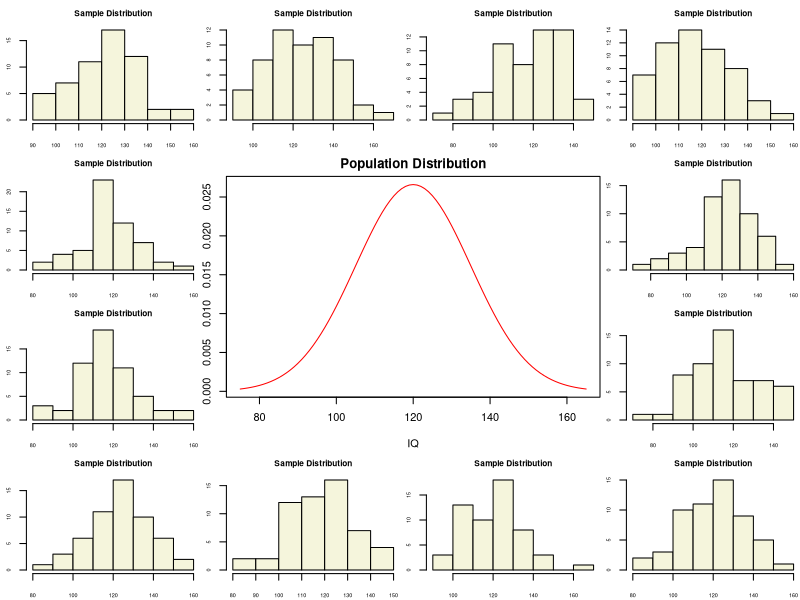
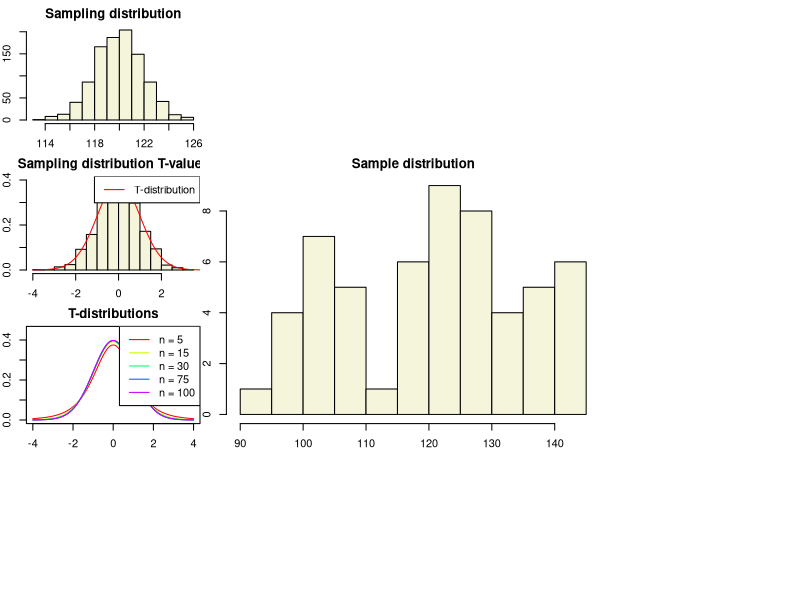
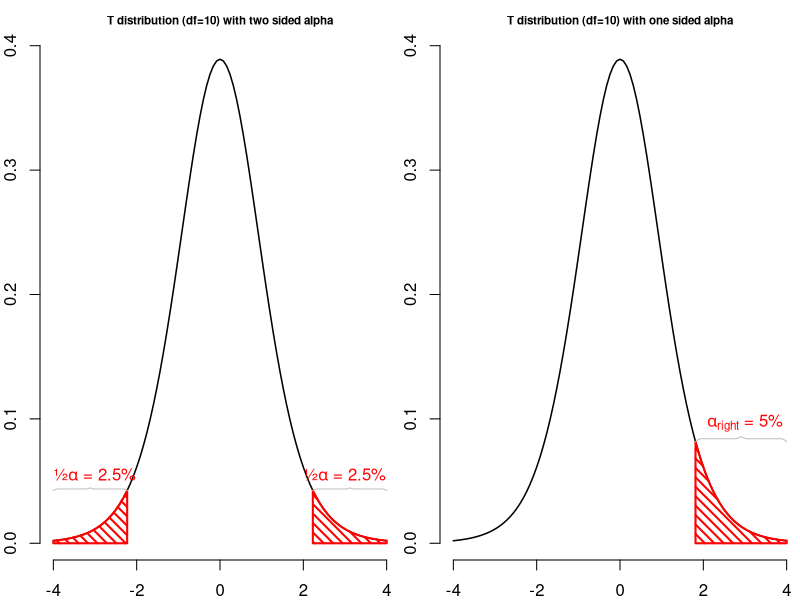
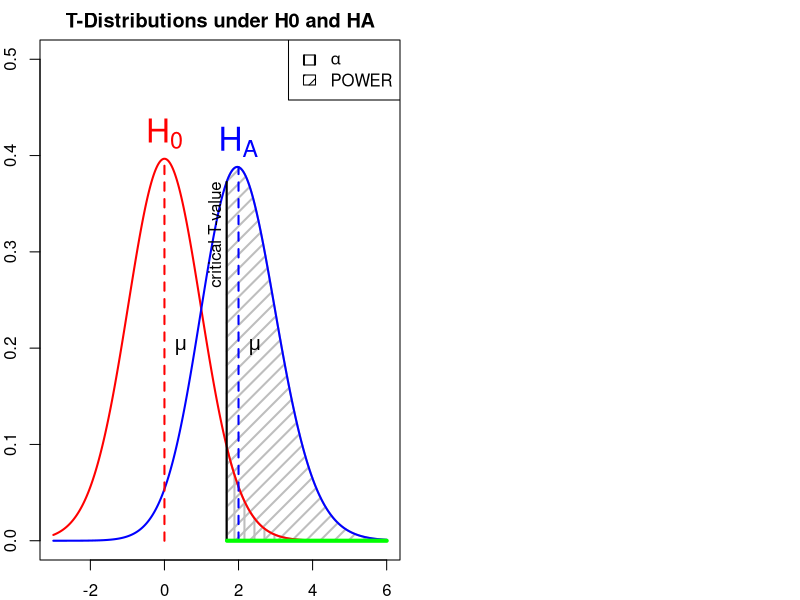

These figures' R source, in order:
## ---- chunk 1
#| output-location: slide
#| code-line-numbers: "3|6-7|14"

layout(matrix(c(2:6,1,1,7:8,1,1,9:13), 4, 4))

n  = 56    # Sample size
df = n - 1 # Degrees of freedom

mu    = 120
sigma = 15

IQ = seq(mu-45, mu+45, 1)

par(mar=c(4,2,2,0))  
plot(IQ, dnorm(IQ, mean = mu, sd = sigma), type='l', col="red", main = "Population Distribution")

n.samples = 12

for(i in 1:n.samples) {
  
  par(mar=c(2,2,2,0))  
  hist(rnorm(n, mu, sigma), main="Sample Distribution", cex.axis=.5, col="beige", cex.main = .75)
  
}
## ---- chunk 2
x = rnorm(n, mu, sigma); x
## ---- chunk 3
#| output-location: slide
hist(x, main = "Sample distribution", col = "beige", breaks = 15)
text(80, 10, round(mean(x),2))
## ---- chunk 4
#| code-line-numbers: "1|6|7|9"

n.samples     = 1000
mean.x.values = vector()
sd.x.values   = vector()
se.x.values   = vector()

for(i in 1:n.samples) {
  x = rnorm(n, mu, sigma)
  mean.x.values[i] = mean(x)
  se.x.values[i]   = (sd(x) / sqrt(n))
  sd.x.values[i]   = sd(x)
}
## ---- chunk 5
head(cbind(mean.x.values, se.x.values))
## ---- chunk 6
#| output-location: slide

hist(mean.x.values, 
     col  = "beige", 
     main = "Sampling distribution", 
     xlab = "all sample means")
## ---- chunk 7
t = (mean(x) - mu) / (sd(x) / sqrt(n))
t
## ---- chunk 8
t.values = (mean.x.values - mu) / se.x.values
## ---- chunk 9
tail(cbind(mean.x.values, mu, se.x.values, t.values))
## ---- chunk 10
#| output-location: slide

hist(t.values, 
     freq = F, 
     main = "Sampling distribution T-values", 
     xlab = "T-values",
     col  = "beige",
     ylim = c(0, .4))
T = seq(-4, 4, .01)
lines(T, dt(T,df), col = "red")
legend("topright", lty = 1, col="red", legend = "T-distribution")
## ---- chunk 11
multiple.n  = c(5, 15, 30, 75, 100)
multiple.df = multiple.n - 1
col         = rainbow(length(multiple.df))

plot(T,  dt(T, multiple.df[1]), type = "l", 
     xlim = c(-4,4), ylim = c(0,.45), 
     xlab = "T", ylab="density", 
     col = col[1], main="T-distributions" )

for(i in 2:length(multiple.df)) { 
  
  lines(T, dt(T, multiple.df[i]), type="l", col=col[i])
  } 
legend("topright", legend = paste("n =",multiple.n), lty=1, col = col)
## ---- chunk 12
layout(matrix(1:2, 1, 2))


plot(function(x) dt(x, df = 10), -4, 4,
     main="T distribution (df=10) with two sided alpha",
     cex.main = .7,
     xlab="T-value",
     ylab="",
     bty="n",
     lwd=1.5)
     
t = 2

p = pt(1,10)

alpha_r = 1-p


# add p-value
#pol_left = seq(-4,-t,length=20)
#polygon(c(pol_left,rev(pol_left)),  c(rep(0,20), dt( rev(pol_left),  df = 10)), col="red", angle=45, density=15, lwd=2)
#pol_right = seq(4,t,length=20)
#polygon(c(pol_right,rev(pol_right)),c(rep(0,20), dt( rev(pol_right), df = 10)), col="red", angle=45, density=15, lwd=2)

# add alpha

tp95  = qt(.95,10)
tp975 = qt(.975,10)
tp25  = qt(.025,10)

pol_left = seq(-4,tp25,length=20)
polygon(c(pol_left,rev(pol_left)),  c(rep(0,20), dt( rev(pol_left),  df = 10)), col="red", angle=-45, density=15, lwd=2)

pol_left = seq(tp975,4,length=20)
polygon(c(pol_left,rev(pol_left)),  c(rep(0,20), dt( rev(pol_left),  df = 10)), col="red", angle=-45, density=15, lwd=2)

# label alpha
text(-3,dt(tp25 , df = 10),expression(paste("½",alpha       ," = 2.5%",sep="")),pos=3, col='red')
text( 3,dt(tp975, df = 10),expression(paste("½",alpha       ," = 2.5%",sep="")),pos=3, col='red')

xbracket = seq(-4,tp25,length=39)
ybracket = dt(tp25 , df = 10)*c(c(1,1.02),rep(1.03,16),c(1.04,1.05,1.04),rep(1.03,16),c(1.02,1))
lines(xbracket,ybracket,col="gray")

xbracket = seq(tp975, 4,length=39)
ybracket = dt(tp975 , df = 10)*c(c(1,1.02),rep(1.03,16),c(1.04,1.05,1.04),rep(1.03,16),c(1.02,1))
lines(xbracket,ybracket,col="gray")

#text(-4.2,.38,expression(paste("2 sided: P = ",P[left] + P[right]," = 7.34%")),pos=4)

plot(function(x) dt(x, df = 10), -4, 4,
     main="T distribution (df=10) with one sided alpha",
     cex.main = .7,
     xlab="T-value",
     ylab="",
     bty="n", 
     lwd=1.5)

pol_left = seq(tp95,4,length=20)
polygon(c(pol_left,rev(pol_left)),  c(rep(0,20), dt( rev(pol_left),  df = 10)), col="red", angle=-45, density=15, lwd=2)

# label alpha
text( 3,dt(tp95 , df = 10),expression(paste(    alpha[right]," = 5%"  ,sep="")),pos=3, col='red')

# add p-value
#pol_left = seq(-4,-t,length=20)
#polygon(c(pol_left,rev(pol_left)),  c(rep(0,20), dt( rev(pol_left),  df = 10)), col="red", angle=45, density=15, lwd=2)
#pol_right = seq(4,t,length=20)
#polygon(c(pol_right,rev(pol_right)),c(rep(0,20), dt( rev(pol_right), df = 10)), col="red", angle=45, density=15, lwd=2)

#text((-4+tp25)/2,dt(tp25  , df = 10),"{",srt=-90,col="grey")
#text( (4+tp975)/2,dt(tp975, df = 10),"{",srt=-90,col="grey")
#text( (4+tp95)/2,dt(tp95  , df = 10),"{",srt=-90,col="grey")

# label p-values
#text(-t,.01,expression(P[left] ),pos=2,col="red")
#text( t,.01,expression(P[right]),pos=4,col="red")

#text(-t-.1,dt(-t, df = 10)+.003,"T")
#text( t+.1,dt( t, df = 10)+.003,"T")


# text(-4.2,.38 ,"1 sided: P/2 = 3.67%",pos=4)

## 1%   T = 1.81246
## .95% T = 2.228

#polygon(c(0,1,1,0),c(0,0,.3,.3))

pol_left = seq(-4,-t,length=20)

xbracket = seq(tp95,4,length=39)
ybracket = dt(tp95 , df = 10)*c(c(1,1.02),rep(1.03,16),c(1.04,1.05,1.04),rep(1.03,16),c(1.02,1))
lines(xbracket,ybracket,col="gray")
## ---- chunk 13
#| output-location: slide

T = seq(-3,6,.01)
N = 45
E = 2

# Set plot
plot(0,0,
     type = "n",
     ylab = "Density",
     xlab = "T",
     ylim = c(0,.5),
     xlim = c(-3,6),
     main = "T-Distributions under H0 and HA")

critical_t = qt(.05,N-1,lower.tail=FALSE)

# Alpha
range_x = seq(critical_t,6,.01)
polygon(c(range_x,rev(range_x)),
        c(range_x*0,rev(dt(range_x,N-1,ncp=0))),
        col     = "grey",
        density = 10,
        angle   = 90,
        lwd     = 2)

# Power
range_x = seq(critical_t,6,.01)
polygon(c(range_x,rev(range_x)),
        c(range_x*0,rev(dt(range_x,N-1,ncp=E))),
        col     = "grey",
        density = 10,
        angle   = 45,
        lwd     = 2)

lines(T,dt(T,N-1,ncp=0),col="red", lwd=2) # H0 line
lines(T,dt(T,N-1,ncp=E),col="blue",lwd=2) # HA line

# Critical value
lines(rep(critical_t,2),c(0,dt(critical_t,N-1,ncp=E)),lwd=2,col="black")
text(critical_t,dt(critical_t,N-1,ncp=E),"critical T-value",pos=2, srt = 90)

# H0 and HA
text(0,dt(0,N-1,ncp=0),expression(H[0]),pos=3,col="red", cex=2)
text(E,dt(E,N-1,ncp=E),expression(H[A]),pos=3,col="blue",cex=2)

# Mu H0 line
lines(c(0,0),c(0,dt(0,N-1)), col="red",  lwd=2,lty=2)
text(0,dt(0,N-1,ncp=0)/2,expression(mu),pos=4,cex=1.2)
# Mu HA line
lines(c(E,E),c(0,dt(E,N-1,ncp=E)),col="blue",lwd=2,lty=2)
text(E,dt(0,N-1,ncp=0)/2,expression(paste(mu)),pos=4,cex=1.2)

# t-value
lines( c(critical_t+.01,6),c(0,0),col="green",lwd=4)

# Legend
legend("topright", c(expression(alpha),'POWER'),density=c(10,10),angle=c(90,45))
